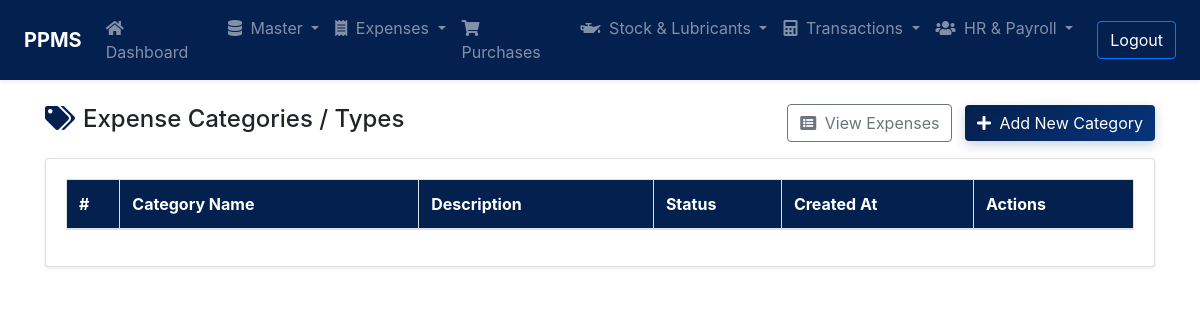
The app's page /expenses/expense-types-list.php (signed in), older data.
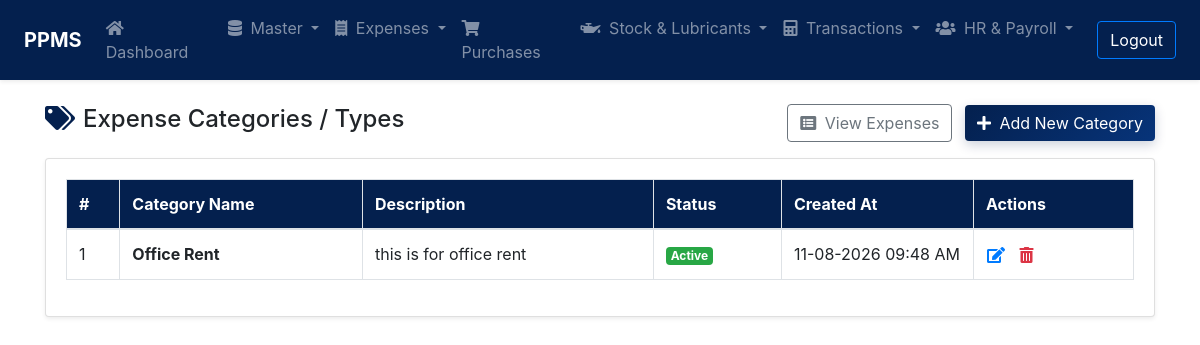
The same page, newer data.
### tables this page shows
CREATE TABLE `tbl_expense_types` (
  `id` int(11) NOT NULL,
  `name` varchar(100) NOT NULL,
  `description` varchar(255) DEFAULT NULL,
  `status` enum('Active','Inactive') NOT NULL DEFAULT 'Active',
  `created_at` timestamp NOT NULL DEFAULT current_timestamp(),
  `updated_at` timestamp NOT NULL DEFAULT current_timestamp() ON UPDATE current_timestamp(),
  `deleted_at` datetime DEFAULT NULL
);

### include/permissions.php (called while the page is built, shortened)
<?php
require_once __DIR__ . '/config.php';
function has_permission($module_slug, $action) {
    global $connection;
    $user_id = intval($_SESSION['loggedInUser']);
    $user_res = mysqli_query($connection, "SELECT type, role_id FROM tbl_accounts WHERE id = '$user_id' LIMIT 1");
    if (!$user_res || !($user = mysqli_fetch_assoc($user_res))) {
        return false;
    }
    if (strtolower(trim($user['type'] ?? '')) === 'admin') {
        return true;
    }
    return false;
}
?>

### expenses/expense-types-list.php (the view, shortened to what this page needs)
<?php
require '../include/config.php';
require '../include/permissions.php';
$canAdd    = has_permission('expenses', 'add');
$canEdit   = has_permission('expenses', 'edit');
$canDelete = has_permission('expenses', 'delete');
$query = "SELECT * FROM tbl_expense_types WHERE deleted_at IS NULL ORDER BY name ASC";
$result = mysqli_query($connection, $query);
?>
<!DOCTYPE html>
<html lang="en">
<head>
    <link rel="stylesheet" href="https://stackpath.bootstrapcdn.com/bootstrap/4.3.1/css/bootstrap.min.css">
    <link rel="stylesheet" href="https://cdnjs.cloudflare.com/ajax/libs/font-awesome/5.11.2/css/all.min.css" />
    <link rel="stylesheet" href="https://cdn.datatables.net/1.10.20/css/jquery.dataTables.min.css" />
    <link rel="stylesheet" href="../include/style.css?v=1.0.1" />
</head>
<body>
    <?php include('../include/navbar.php');?>
    <main class="main">
        <div class="container pt-4 pb-4">
            <div class="row mb-3 align-items-center">
                <div class="col-md-6">
                    <h4><i class="fas fa-tags mr-2" style="color: var(--primary-color);"></i>Expense Categories / Types</h4>
                </div>
                <div class="col-md-6 text-right">
                    <a href="expenses-list.php" class="btn btn-outline-secondary mr-2"><i class="fas fa-list-alt mr-1"></i> View Expenses</a>
                    <?php if ($canAdd): ?>
                    <button type="button" class="btn btn-primary" onclick="openAddModal()"><i class="fas fa-plus mr-1"></i> Add New Category</button>
                    <?php endif; ?>
                </div>
            </div>
            <div class="card shadow-sm">
                <div class="card-body">
                    <div class="table-responsive">
                        <table id="typeTable" class="table table-bordered table-hover w-100">
                            <thead>
                                <tr>
                                    <th width="5%">#</th>
                                    <th>Category Name</th>
                                    <th>Description</th>
                                    <th width="12%">Status</th>
                                    <th width="18%">Created At</th>
                                    <th width="15%">Actions</th>
                                </tr>
                            </thead>
                            <tbody>
                                <?php
                                $sn = 1;
                                if ($result && mysqli_num_rows($result) > 0):
                                    while ($row = mysqli_fetch_assoc($result)):
                                        $statusBadge = ($row['status'] === 'Active')
                                            ? '<span class="badge badge-success">Active</span>'
                                            : '<span class="badge badge-secondary">Inactive</span>';
                                ?>
                                <tr>
                                    <td><?php echo $sn++; ?></td>
                                    <td><strong><?php echo htmlspecialchars($row['name']); ?></strong></td>
                                    <td><?php echo htmlspecialchars($row['description'] ?? '-'); ?></td>
                                    <td><?php echo $statusBadge; ?></td>
                                    <td><?php echo date("d-m-Y h:i A", strtotime($row['created_at'])); ?></td>
                                    <td>
                                        <?php if ($canEdit): ?>
                                        <button class="btn btn-sm btn-link text-primary p-0 mr-2" onclick='openEditModal(<?php echo json_encode($row); ?>)' title="Edit">
                                            <i class="fas fa-edit" style="font-size: 16px;"></i>
                                        </button>
                                        <?php endif; ?>
                                        <?php if ($canDelete): ?>
                                        <a href="#" onclick="confirmDelete(<?php echo $row['id']; ?>, '<?php echo htmlspecialchars(addslashes($row['name'])); ?>')" class="btn btn-sm btn-link text-danger p-0" title="Delete">
                                            <i class="fas fa-trash-alt" style="font-size: 16px;"></i>
                                        </a>
                                        <?php endif; ?>
                                    </td>
                                </tr>
                                <?php endwhile; endif; ?>
                            </tbody>
                        </table>
                    </div>
                </div>
            </div>
        </div>
    </main>
</body>
</html>

### include/navbar.php (shortened to what this page needs)
<?php
$prefix = '';
if (!file_exists('include/navbar.php')) {
    $prefix = '../';
}
require_once __DIR__ . '/permissions.php';
?>
<nav class="navbar navbar-expand-lg bg-dark navbar-dark px-lg-4 shadow-sm">
    <a class="navbar-brand font-weight-bold" href="<?php echo $prefix; ?>dashboard.php">PPMS</a>
    <div class="collapse navbar-collapse" id="navbarNavDropdown">
        <ul class="navbar-nav mr-auto">
            <li class="nav-item">
                <a class="nav-link" href="<?php echo $prefix; ?>dashboard.php"><i class="fas fa-home mr-1"></i> Dashboard</a>
            </li>
            <?php
            $showMaster = has_permission('shifts', 'show') || has_permission('items', 'show') ||
                          has_permission('tanks', 'show') || has_permission('roles', 'show') ||
                          has_permission('users', 'show') || has_permission('nozzles', 'show') ||
                          has_permission('staff', 'show') || has_permission('card_machines', 'show') ||
                          has_permission('banks', 'show');
            if ($showMaster):
            ?>
            <li class="nav-item dropdown">
                <a class="nav-link dropdown-toggle" href="#" id="navbarDropdownMenuLink" data-toggle="dropdown" aria-haspopup="true" aria-expanded="false">
                <i class="fas fa-database mr-1"></i> Master
                </a>
            </li>
            <?php endif; ?>
            <?php if (has_permission('expenses', 'show')): ?>
            <li class="nav-item dropdown">
                <a class="nav-link dropdown-toggle" href="#" id="navbarDropdownMenuLinkExpenses" data-toggle="dropdown" aria-haspopup="true" aria-expanded="false">
                <i class="fas fa-receipt mr-1"></i> Expenses
                </a>
            </li>
            <?php endif; ?>
            <?php if (has_permission('purchases', 'show')): ?>
            <li class="nav-item">
                <a class="nav-link" href="<?php echo $prefix; ?>purchases/purchases-list.php"><i class="fas fa-shopping-cart mr-1"></i> Purchases</a>
            </li>
            <?php endif; ?>
            <?php if (has_permission('items', 'show')): ?>
            <li class="nav-item dropdown">
                <a class="nav-link dropdown-toggle" href="#" id="navbarDropdownMenuLinkLubricants" data-toggle="dropdown" aria-haspopup="true" aria-expanded="false">
                <i class="fas fa-oil-can mr-1"></i> Stock &amp; Lubricants
                </a>
            </li>
            <?php endif; ?>
            <?php if (has_permission('meter_readings', 'show')): ?>
            <li class="nav-item dropdown">
                <a class="nav-link dropdown-toggle" href="#" id="navbarDropdownMenuLink3" data-toggle="dropdown" aria-haspopup="true" aria-expanded="false">
                <i class="fas fa-calculator mr-1"></i> Transactions
                </a>
            </li>
            <?php endif; ?>
            <?php if (has_permission('staff', 'show')): ?>
            <li class="nav-item dropdown">
                <a class="nav-link dropdown-toggle" href="#" id="navbarDropdownMenuLinkHR" data-toggle="dropdown" aria-haspopup="true" aria-expanded="false">
                <i class="fas fa-users mr-1"></i> HR &amp; Payroll
                </a>
            </li>
            <?php endif; ?>
        </ul>
        <a href="<?php echo $prefix; ?>include/logout.php" class="btn btn-outline-primary mt-2 mt-lg-0 ml-lg-3">Logout</a>
    </div>
</nav>

### include/style.css (style rules this page uses)
:root { --primary-color: #04204e; --primary-hover: #07347a; --primary-light: #e6f0fa; --primary-gradient: linear-gradient(135deg, var(--primary-color) 0%, #07347a 100%); --gradient-header: linear-gradient(135deg, var(--primary-color) 0%, #094096 100%); }
.bg-dark { background-color: var(--primary-color) !important; }
.btn-outline-primary { color:white !important; }
.btn-primary { background-color: #04204e !important; background: var(--primary-gradient) !important; border: none !important; color: #fff !important; box-shadow: 0 4px 12px rgba(4, 32, 78, 0.2); transition: all 0.2s; }
table thead th, .table thead th { background-color: #04204e !important; color: #fff !important; }

### expenses/expense-types-list.php (style rules this page uses)
.btn-primary { background-color: #04204e !important; background: var(--primary-gradient) !important; border: none !important; color: #fff !important; }
#typeTable thead th { background-color: #04204e !important; background: var(--primary-color) !important; color: #fff !important; }

Row changes from the older to the newer data that the page shows:
added tbl_expense_types: name "Office Rent", description "this is for office rent", status "Active", created_at "11-08-2026 09:48 AM"
